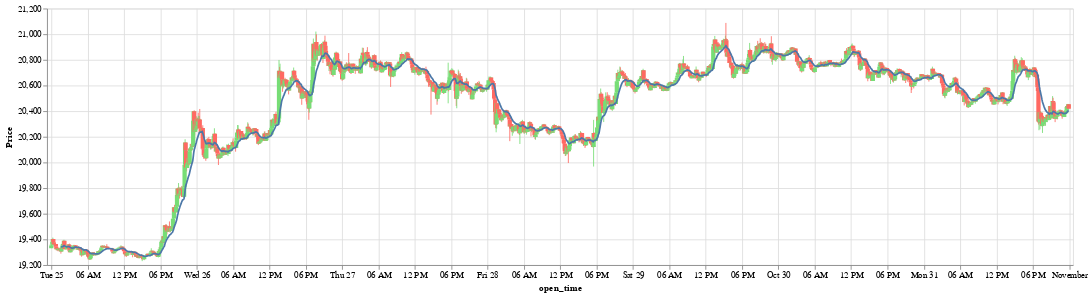

This figure's notebook cell:
### Code cell
from app import charts
import altair as alt


candles_chart = charts.candles_chart(candles)
ema_chart = alt.Chart(ema_df).mark_line().encode(x='open_time', y='ema20')

candles_chart + ema_chart

### Figure 1 — Vega-Lite specification as saved in the notebook (floating-point values rounded to 4 significant figures; data arrays with more than 128 entries replaced by an {"elided": "..."} marker saying what was removed)
{"config": {"view": {"continuousWidth": 400, "continuousHeight": 300}}, "layer": [{"mark": "rule", "encoding": {"color": {"condition": {"value": "#77dd76", "test": "datum.open <= datum.close"}, "value": "#ff6962"}, "x": {"field": "open_time", "type": "temporal"}, "y": {"field": "low", "scale": {"zero": false}, "title": "Price", "type": "quantitative"}, "y2": {"field": "high"}}, "selection": {"selector001": {"type": "interval", "bind": "scales", "encodings": ["x", "y"]}}}, {"mark": "bar", "encoding": {"color": {"condition": {"value": "#77dd76", "test": "datum.open <= datum.close"}, "value": "#ff6962"}, "x": {"field": "open_time", "type": "temporal"}, "y": {"field": "open", "type": "quantitative"}, "y2": {"field": "close"}}}, {"data": {"name": "data-080f2619a0429536eb2887bcd0bf6071"}, "mark": "line", "encoding": {"x": {"field": "open_time", "type": "temporal"}, "y": {"field": "ema20", "type": "quantitative"}}}], "data": {"name": "data-bb98bb9f42b44b23a4968ddc87cea36e"}, "height": 300, "width": 1200, "$schema": "https://vega.github.io/schema/vega-lite/v4.17.0.json", "datasets": {"data-bb98bb9f42b44b23a4968ddc87cea36e": {"elided": "2016 records"}, "data-080f2619a0429536eb2887bcd0bf6071": {"elided": "2016 records"}}}
